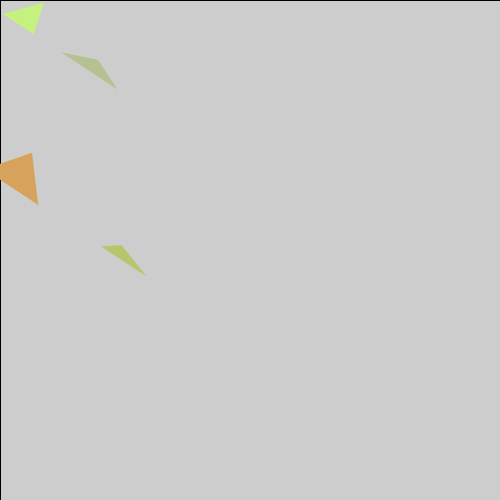
Frame 1 (no input)
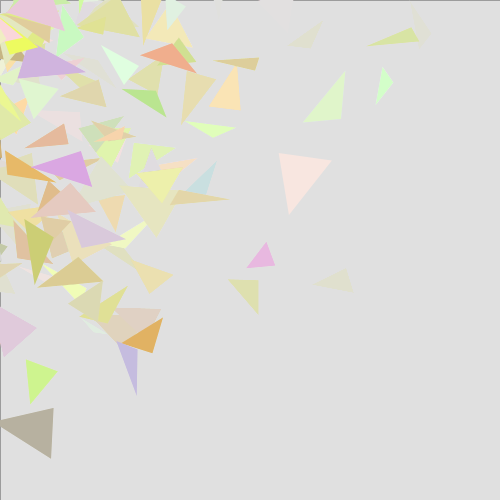
Frame 60 (the mouse pressed at the canvas centre just before this capture)
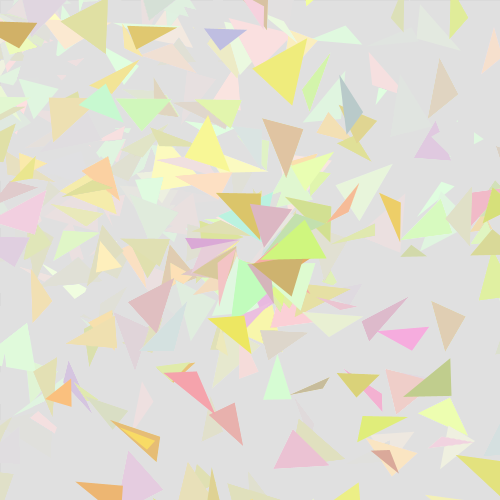
Frame 120 (the mouse held since frame 60 and released just before this capture)

The Processing sketch that drew these frames (run headless with seeded random() and noise(); from frame 60 on, the mouse is pressed at the canvas centre):

// Processing sketch: processing_26326
// ── processing_26326.pde

int x = 10;
int y = 10;
int tria = 70;

void setup(){
  size (500,500);
  smooth();
}
//example of most skills we learned today
void draw(){
  fill(255,4);
  rect(0,0,width,height);
  //example on the orientation of for loops, j loop only goes after i loop goes for the 10 times
  pushMatrix();
  translate(mouseX,mouseY);
  rotate(random(720));
  for(int j = 0; j < random(1,7) ; j+=random(1,4)){
    for(int i = 0; i < random(1,7) ; i+=random(1,4)){
      noStroke();
      fill(random(180,255), random(160,255), random(80,227));
      //ellipse((x+i*50), y+j*50, 50, 50);  
      triangle(x+i*tria, y+j*tria, (x+random(10,50))+i*tria, (y-random(10,50))+j*tria, (x+random(20,70))+i*tria, y+j*tria);
    }
  }
  popMatrix();
}

//triangle(200,300,0,330,400,330);
